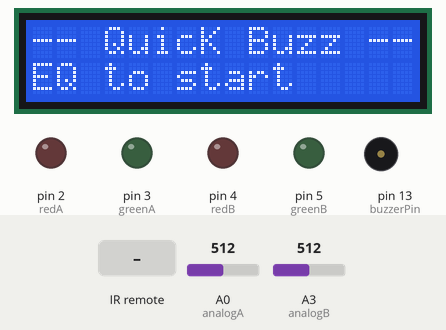
The sketch below on a simulated Arduino Uno, built with avr-gcc and run on an emulated ATmega328P. Shown: 16×2 character LCD, output pins drawn as LEDs (lit = HIGH), buzzer (waves = sounding, pin HIGH). Inputs (shaded band) come from the test bench; at power-on: A0 (analogA) = 512, A3 (analogB) = 512. Random numbers use the default seed unless the sketch sets one; what the sketch prints to the serial monitor is not drawn.

Above: at 1.2 s.
1.3 s: infrared code 0xFF9867 received
At 2.2 s:
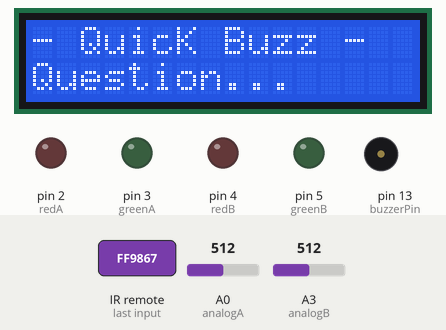
4.2 s: A0 (analogA) set to 519
At 6.9 s:
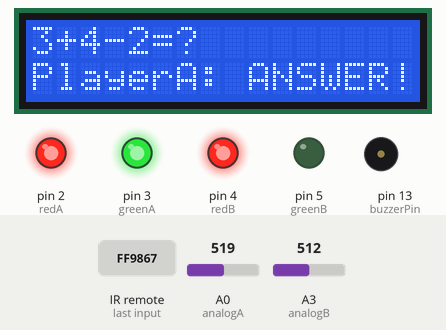
7.2 s: infrared code 0xFF9867 received
At 8.0 s:
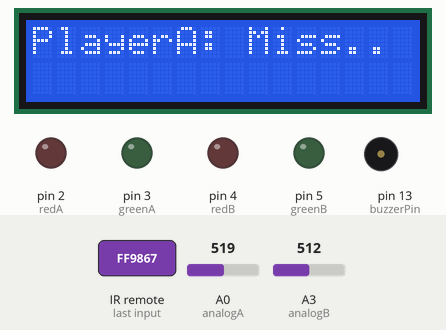
10.2 s: A3 (analogB) set to 535
At 13.03 s:
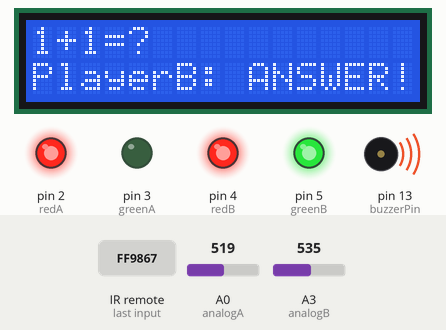
13.2 s: infrared code 0xFF9867 received
At 13.9 s:
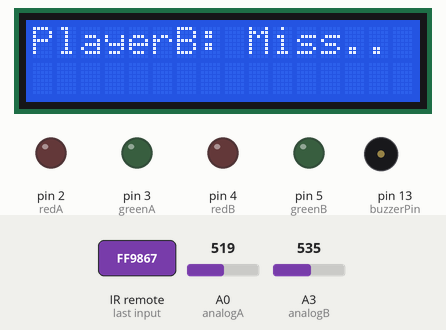
16.2 s: A3 (analogB) set to 122
At 19.9 s:
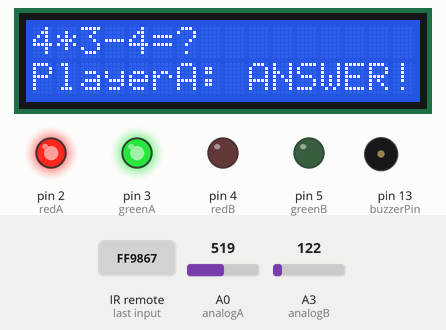
Timing chart, 0 to 20.2 s (numbered marks = the images above; inputs shaded):
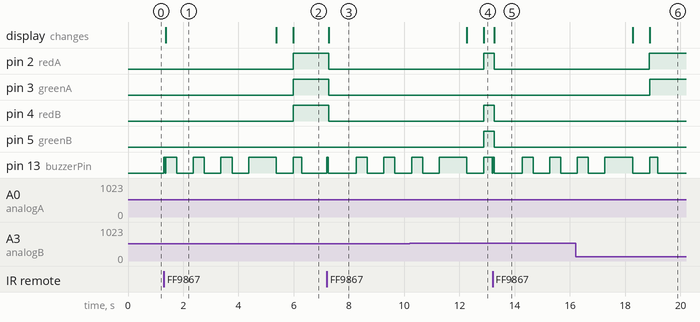

Measured:
- the behaviour switches between 512 and 513 on A0 (analogA) (found by bisection; images 1 and 2)
- the behaviour switches between 518 and 519 on A3 (analogB) (found by bisection; images 3 and 4)
- after the input at 1.3 s, the display: changes after 0.07 s (image 1)
- after the input at 4.2 s, pin 3 (greenA): LOW → HIGH after 1.8 s
- after the input at 7.2 s, pin 2 (redA), pin 3 (greenA), pin 4 (redB): HIGH → LOW after 0.06 s; pin 13 (buzzerPin): goes HIGH 0.05 s, LOW 1.0 s, HIGH 0.40 s, LOW 0.60 s, HIGH 0.40 s, then LOW, starting at once; the display: changes after 0.06 s (image 3)
- after the input at 10.2 s, pin 5 (greenB): LOW → HIGH after 2.7 s
- after the input at 13.2 s, pin 2 (redA), pin 4 (redB), pin 5 (greenB): HIGH → LOW after 0.06 s; pin 13 (buzzerPin): goes HIGH 0.05 s, LOW 1.0 s, HIGH 0.40 s, LOW 0.60 s, HIGH 0.40 s, then LOW, starting at once; the display: changes after 0.06 s (image 5)
- after the input at 16.2 s, pin 3 (greenA): LOW → HIGH after 2.7 s

The sketch:

main.ino
```cpp
// include the library code:
#include <LiquidCrystal.h>
#include "IRremote.h"
//#include "pitches.h"

// initialize the library with the numbers of the interface pins
LiquidCrystal lcd(6, 7, 8, 9, 10, 11);

////    data    ///////////
char* questions[] = {"3+4-2=?", "4*3-4=?", "3-7+5+8=?", "1+1=?", "4+3=?", "1+2+3+4+5-3-1=?", "2*2*2*2*2*2*2=?"};
int* answers[] = {5, 8, 9, 2, 7, 11, 128};
long order;
const int goalPoint = 2;
//int melody[] = { NOTE_C5, NOTE_D5, NOTE_E5, NOTE_F5, NOTE_G5, NOTE_A5, NOTE_B5, NOTE_C6};// notes in the melody:

////   variable   /////
int ans = -1;
int but = -1;
int receiver = 12;
int buzzerPin = 13;
const int redA = 2;
const int greenA = 3;
const int redB = 4;
const int greenB = 5;

////  game mode    ////////////
/* game mode specification
  0: set question
  1: receive sound volume(judge right)
  2: answer questions
  3: true or false (get points)
  4: finish game
  5: receive one more game
  6: startGame
  7: receive command to start question
*/
int mode = 6;
int Right; // 0: playerA, 1: PlayerB
int pointA = 0;
int pointB = 0;
int delayTime;

////   judge answer right ////////
int lagCount = 0;
float maxA = 0;
float maxB = 0;


////   measure sound    ////
// ポート指定用変数設定
const int analogA = A0;
//const int digitalA = 4;
const int analogB = A3;
//const int digitalB = 5;

// 受信データ用変数設定
double dataA, dataB;
double voltA, voltB;
const int border = 6; //sound judge
const int lightRed = 2;

////   receive controler ///////
/*-----( Declare objects )-----*/
IRrecv irrecv(receiver);     // create instance of 'irrecv'
decode_results results;      // create instance of 'decode_results'


/*-----( Function )-----*/
void translateIR() // takes action based on IR code received
// describing Remote IR codes
{
    switch(results.value)
    {
    case 0xFFA25D: Serial.println("POWER"); break;
    case 0xFFE21D: Serial.println("FUNC/STOP"); break;
    case 0xFF629D: Serial.println("VOL+"); break;
    case 0xFF22DD: Serial.println("FAST BACK");    break;
    case 0xFF02FD: Serial.println("PAUSE");    break;
    case 0xFFC23D: Serial.println("FAST FORWARD");   break;
    case 0xFFE01F: Serial.println("DOWN");    break;
    case 0xFFA857: Serial.println("VOL-");    break;
    case 0xFF906F: Serial.println("UP");    break;
    case 0xFF9867: Serial.println("EQ"); but = 10;    break;
    case 0xFFB04F: Serial.println("ST/REPT"); but = 11;    break; // reset
    case 0xFF6897: Serial.println("0"); but = 0;    break;
    case 0xFF30CF: Serial.println("1"); but = 1;    break;
    case 0xFF18E7: Serial.println("2"); but = 2;    break;
    case 0xFF7A85: Serial.println("3"); but = 3;    break;
    case 0xFF10EF: Serial.println("4"); but = 4;    break;
    case 0xFF38C7: Serial.println("5"); but = 5;    break;
    case 0xFF5AA5: Serial.println("6"); but = 6;    break;
    case 0xFF42BD: Serial.println("7"); but = 7;    break;
    case 0xFF4AB5: Serial.println("8"); but = 8;    break;
    case 0xFF52AD: Serial.println("9"); but = 9;    break;
    case 0xFFFFFFFF: Serial.println(" REPEAT");break;

    default:
      Serial.println(" other button   ");
    }// End Case

  delay(10); // Do not get immediate repeat
} //END translateIR

void standBuzzer(){
  digitalWrite(buzzerPin, HIGH);
  delay(400);
  digitalWrite(buzzerPin, LOW);
  delay(600);
  digitalWrite(buzzerPin, HIGH);
  delay(400);
  digitalWrite(buzzerPin, LOW);
  delay(600);
  digitalWrite(buzzerPin, HIGH);
  delay(400);
  digitalWrite(buzzerPin, LOW);
  delay(600);
  digitalWrite(buzzerPin, HIGH);
  delay(1000);
  digitalWrite(buzzerPin, LOW);
}

void soundBut(){
  digitalWrite(buzzerPin, HIGH);
  delay(50);
  digitalWrite(buzzerPin, LOW);
}

void setup() {
  Serial.begin(9600);
  Serial.println("IR Receiver Button Decode");
  irrecv.enableIRIn();

  lcd.begin(16, 2);
  lcd.clear();               // LCD画面をクリア
  lcd.setCursor(0, 0);       // カーソルの位置を指定

  randomSeed(analogRead(0));

  pinMode(buzzerPin, OUTPUT); //active buzzer

  pinMode(redA, OUTPUT);
  pinMode(greenA, OUTPUT);
  pinMode(redB, OUTPUT);
  pinMode(greenB, OUTPUT);
}

void loop() {
  /* game mode specification
  0: set question
  1: receive sound volume(judge right)
  2: answer questions
  3: true or false (get points)
  4: finish game
  5: receive one more game
  6: startGame
  7: receive command to start question
  */

  if(mode == 6){
    lcd.clear();
    lcd.print("-- QuicK Buzz --");       // 文字の表示
    lcd.setCursor(0, 1);
    lcd.print("EQ to start");

    mode = 7; // receive EQ mode
  } else if (mode == 7){
    if (irrecv.decode(&results)){
      soundBut();
      translateIR();
      if(but == 10){
        mode = 0;
        irrecv.resume(); // receive the next value
        lcd.clear();
        lcd.print("- QuicK Buzz -");
        lcd.setCursor(0, 1);
        lcd.print("Question...");

        standBuzzer();

        //////// initialize variables  /////////
        but = -1;
      } else irrecv.resume(); // receive the next value
    }
  }
  else if(mode == 0){

    // decide question number
    order = random(sizeof(questions)/sizeof(int));
    //Serial.println(sizeof(questions)/sizeof(int));
    //Serial.println(order);

    lcd.clear();
    lcd.print(questions[order]);       // 文字の表示
    lcd.setCursor(0, 1);
    lcd.print("Clap Your Hands!!");

    mode = 1;
    delay(100);

  }

  if(mode == 1){
    // 音センサからの情報取得
    dataA = analogRead(analogA);   // アナログデータ
    voltA = (dataA * 5.0*10 /3.3) / 1024 ;
    maxA = max(maxA, voltA);

    dataB = analogRead(analogB);   // アナログデータ
    voltB = (dataB * 5.0*10 /3.3) / 1024 ;
    maxB = max(maxB, voltB);

    lagCount += 1;

    if(lagCount == 50){// 1/20秒ごとに判定する
      if(maxA > lightRed){
        digitalWrite(redA, HIGH);
      } if(maxB > lightRed){
        digitalWrite(redB, HIGH);
      }

      if(maxA > border && maxA > maxB) {
        //Serial.println("PlayerA");
        lcd.clear();
        lcd.print(questions[order]);
        lcd.setCursor(0, 1);
        lcd.print("PlayerA: ANSWER!");
        Right = 0;
        mode = 2;

        digitalWrite(greenA, HIGH);
        digitalWrite(buzzerPin, HIGH);
        delay(300);
        digitalWrite(buzzerPin, LOW);

      } else if(maxB > border && maxA <= maxB) {
        //Serial.println("PlayerB");
        lcd.clear();
        lcd.print(questions[order]);
        lcd.setCursor(0, 1);
        lcd.print("PlayerB: ANSWER!");
        Right = 1;
        mode = 2;

        digitalWrite(greenB, HIGH);
        digitalWrite(buzzerPin, HIGH);
        delay(300);
        digitalWrite(buzzerPin, LOW);

      } else {
        Serial.println("ERROR! ");
      }
      maxA = 0;
      maxB = 0;
      lagCount = 0;

    }
    delay(10);

  } else if(mode == 2){

    if (irrecv.decode(&results)){ // have we received an IR signal?
      soundBut();
      translateIR();
      if(but >= 0 && but <= 9){
        ans = but;
      } else if(but == 10){ //enter button
        mode = 3;
        but = -1;
        digitalWrite(2, LOW);
        digitalWrite(3, LOW);

      } else if(but == 11){ //reset
        ans = -1;
      }
      irrecv.resume(); // receive the next value
    }

  } else if(mode == 3){
    // judge answer
    if(ans == answers[order]) {
      lcd.clear();
      delayTime=180;

      if(Right == 0){ // playerA
        pointA += 1;
        lcd.print("PlayerA: Point!");

        digitalWrite(redA, HIGH);
        digitalWrite(greenA, HIGH);
        digitalWrite(buzzerPin, HIGH);
        delay(delayTime);
        digitalWrite(redA, LOW);
        digitalWrite(greenA, LOW);
        delay(delayTime);
        digitalWrite(redA, HIGH);
        digitalWrite(greenA, HIGH);
        delay(delayTime);
        digitalWrite(redA, LOW);
        digitalWrite(greenA, LOW);
        digitalWrite(buzzerPin, LOW);

      } else {
        pointB += 1;
        lcd.print("PlayerB: Point!");

        digitalWrite(redB, HIGH);
        digitalWrite(greenB, HIGH);
        digitalWrite(buzzerPin, HIGH);
        delay(delayTime);
        digitalWrite(redB, LOW);
        digitalWrite(greenB, LOW);
        delay(delayTime);
        digitalWrite(redB, HIGH);
        digitalWrite(greenB, HIGH);
        delay(delayTime);
        digitalWrite(redB, LOW);
        digitalWrite(greenB, LOW);
        digitalWrite(buzzerPin, LOW);
      }

      if(pointA >= goalPoint || pointB >= goalPoint) mode = 4;
      else {
        lcd.setCursor(0, 1);
        lcd.print("Next Question...");
        mode = 0;
        delay(500);
        standBuzzer();
      }
      digitalWrite(redA, LOW);
      digitalWrite(greenA, LOW);
      digitalWrite(redB, LOW);
      digitalWrite(greenB, LOW);

    } else{
      lcd.clear();

      if(Right == 0){ // playerA
        lcd.print("PlayerA: Miss..");
      } else {
        lcd.print("PlayerB: Miss..");
      }
      digitalWrite(redA, LOW);
      digitalWrite(greenA, LOW);
      digitalWrite(redB, LOW);
      digitalWrite(greenB, LOW);

      //tone(buzzerPin, melody[0], 250);
      mode = 0;
      delay(1000);
      standBuzzer();
    }
    ans = -1; //initialize answer

  } else if(mode == 4){
    lcd.clear();
    if(pointA > pointB) {
      lcd.print("Winner: PlayerA!!");
      digitalWrite(redA, HIGH);
      digitalWrite(greenA, HIGH);
    }
    else if(pointA < pointB) {
      lcd.print("Winner: PlayerB!!");
      digitalWrite(redB, HIGH);
      digitalWrite(greenB, HIGH);
    }
    mode = 5;
    digitalWrite(buzzerPin, HIGH);
    delay(1000);
    digitalWrite(buzzerPin, LOW);
    lcd.setCursor(0, 1);
    lcd.print("EQ to NewGame");
  } else if (mode == 5){
    if (irrecv.decode(&results)){
      soundBut();
      translateIR();
      if(but == 10){
        mode = 6;

        //////// initialize variables  /////////
        but = -1;
        pointA = 0;
        pointB = 0;

        digitalWrite(redA, LOW);
        digitalWrite(greenA, LOW);
        digitalWrite(redB, LOW);
        digitalWrite(greenB, LOW);
      }
      irrecv.resume(); // receive the next value
    }
  }

/*
  // 点灯パターンの数
  int max_pattern = sizeof(PATTERNS)/sizeof(PATTERNS[0]);

  for (uint8_t i=0; i<max_pattern; i++) {
    // 8ビット分のデータをシフトレジスタへ送る
    shiftOut(SER, SRCLK, LSBFIRST, PATTERNS[i]);

    // シフトレジスタの状態をストレージレジスタへ反映させる
    digitalWrite(RCLK,  LOW);
    digitalWrite(RCLK,  HIGH);

    delay(200);
  }
  */

}
```
